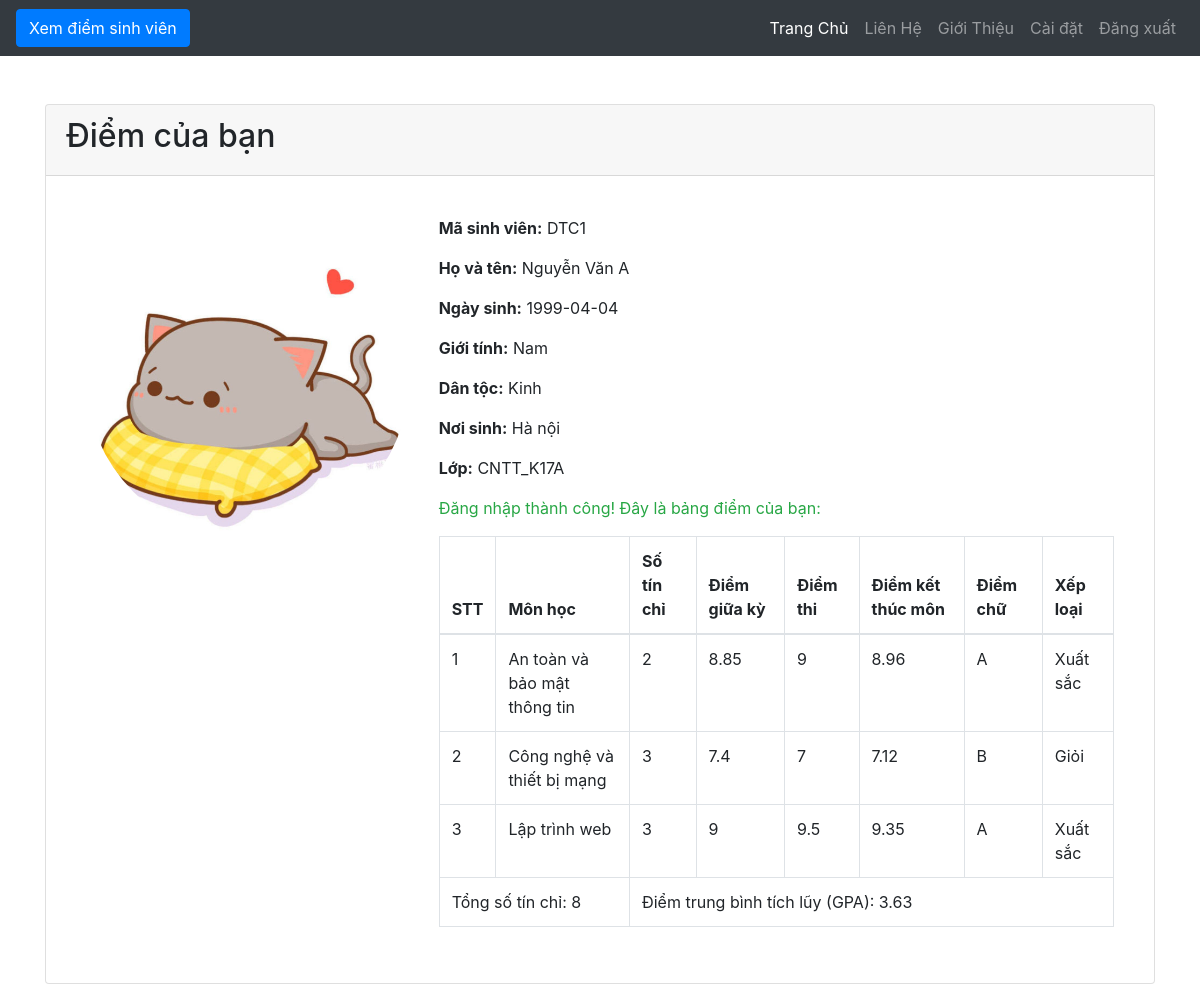
/grades.php (signed in), run on the app's committed database.
### tables this page shows
CREATE TABLE `sinhvien` (
  `ma_sv` varchar(50) NOT NULL,
  `hoten_sv` varchar(255) NOT NULL,
  `ngay_sinh` date NOT NULL,
  `gioi_tinh` varchar(5) NOT NULL,
  `dan_toc` varchar(30) NOT NULL,
  `noi_sinh` varchar(255) NOT NULL,
  `ma_lop` varchar(50) NOT NULL
);

CREATE TABLE `diemhocphan` (
  `ma_sv` varchar(50) NOT NULL,
  `ma_mon` varchar(50) NOT NULL,
  `diem_giua_ky` float NOT NULL,
  `diem_thi_hp` float NOT NULL
);

CREATE TABLE `monhocphan` (
  `ma_mon` varchar(50) NOT NULL,
  `ten_mon` varchar(255) NOT NULL,
  `sotinchi` int(11) NOT NULL,
  `ma_hk` varchar(10) NOT NULL
);

### grades.php (the view, shortened to what this page needs)
<?php
include 'config.php';
$ma_sv = $_SESSION['ma_sv'];
$conn = new mysqli($servername, $username, $password, $dbname);
$sql_sv = "SELECT * FROM sinhvien WHERE ma_sv = '$ma_sv'";
$result_sv = $conn->query($sql_sv);
if ($result_sv->num_rows > 0) {
    $row_sv = $result_sv->fetch_assoc();
    $hoten_sv = $row_sv['hoten_sv'];
    $ngay_sinh_sv = $row_sv['ngay_sinh'];
    $gioi_tinh_sv = $row_sv['gioi_tinh'];
    $dan_toc_sv = $row_sv['dan_toc'];
    $noi_sinh_sv = $row_sv['noi_sinh'];
    $ma_lop_sv = $row_sv['ma_lop'];
}
$result_sv = $conn->query($sql_sv);
if ($result_sv->num_rows > 0) {
    $row_sv = $result_sv->fetch_assoc();
    $hoten_sv = $row_sv['hoten_sv'];
} else {
    $hoten_sv = "Không tìm thấy tên sinh viên";
}
$sql = "SELECT monhocphan.ma_mon, monhocphan.ten_mon, monhocphan.sotinchi, diemhocphan.diem_giua_ky, diemhocphan.diem_thi_hp
        FROM diemhocphan
        JOIN monhocphan ON diemhocphan.ma_mon = monhocphan.ma_mon
        WHERE diemhocphan.ma_sv = '$ma_sv'";
$result = $conn->query($sql);
?>
<!DOCTYPE html>
<html lang="vi">
<head>
    <link href="bootstraps/vendor/fontawesome-free/css/all.min.css" rel="stylesheet" type="text/css">
    <link href="bootstraps/css/sb-admin.css" rel="stylesheet">
</head>
<body id="page-top">
<?php include 'header.php'; ?>
<div class="container mt-5">
    <div class="card">
        <div class="card-header">
            <h2>Điểm của bạn</h2>
        </div>
        <div class="card-body">
            <div class="card-body">
                <div class="row">
                    <div class="col-md-4">
                        <img src="images/avatar.jpg" class="img-fluid rounded-circle" alt="Ảnh đại diện">
                    </div>
                    <div class="col-md-8">
                        <p><strong>Mã sinh viên:</strong> <?php echo $ma_sv; ?></p>
                        <p><strong>Họ và tên:</strong> <?php echo $hoten_sv; ?></p>
                        <p><strong>Ngày sinh:</strong> <?php echo $ngay_sinh_sv; ?></p>
                        <p><strong>Giới tính:</strong> <?php echo $gioi_tinh_sv; ?></p>
                        <p><strong>Dân tộc:</strong> <?php echo $dan_toc_sv; ?></p>
                        <p><strong>Nơi sinh:</strong> <?php echo $noi_sinh_sv; ?></p>
                        <p><strong>Lớp:</strong> <?php echo $ma_lop_sv; ?></p>
                        <p class="text-success">Đăng nhập thành công! Đây là bảng điểm của bạn:</p>
                        <table class="table table-bordered">
                        <thead>
    <tr>
        <th>STT</th>
        <th>Môn học</th>
        <th>Số tín chỉ</th>
        <th>Điểm giữa kỳ</th>
        <th>Điểm thi</th>
        <th>Điểm kết thúc môn</th>
        <th>Điểm chữ</th>
        <th>Xếp loại</th>
    </tr>
</thead>
<tbody>
    <?php
    $tong_tin_chi = 0;
    $tong_diem = 0;
    $stt = 0;
    if ($result->num_rows > 0) {
        while ($row = $result->fetch_assoc()) {
            $stt++;
            $tong_tin_chi += $row["sotinchi"];
            $diem_giua_ky = $row["diem_giua_ky"];
            $diem_thi_hp = $row["diem_thi_hp"];
            $diem_ket_thuc = round(($diem_giua_ky * 0.3 + $diem_thi_hp * 0.7), 2);
            $diem_chu = '';
            if ($diem_ket_thuc >= 8.5) {
                $diem_chu = 'A';
            } elseif ($diem_ket_thuc >= 7) {
                $diem_chu = 'B';
            } elseif ($diem_ket_thuc >= 5.5) {
                $diem_chu = 'C';
            } elseif ($diem_ket_thuc >= 4) {
                $diem_chu = 'D';
            } else {
                $diem_chu = 'F';
            }
            switch ($diem_chu) {
                case 'A':
                    $diem_so = 4.0;
                    break;
                case 'B':
                    $diem_so = 3.0;
                    break;
            }
            $tong_diem += $diem_so * $row["sotinchi"];
            $xep_loai = '';
            switch ($diem_chu) {
                case 'A':
                    $xep_loai = 'Xuất sắc';
                    break;
                case 'B':
                    $xep_loai = 'Giỏi';
                    break;
            }
            echo "<tr><td>" . $stt . "</td><td>" . $row["ten_mon"] . "</td><td>" . $row["sotinchi"] . "</td><td>" . $diem_giua_ky . "</td><td>" . $diem_thi_hp . "</td><td>" . $diem_ket_thuc . "</td><td>" . $diem_chu . "</td><td>" . $xep_loai . "</td></tr>";
        }
    } else {
        echo "<tr><td colspan='8' class='text-center'>Không có điểm</td></tr>";
    }
    if ($tong_tin_chi > 0) {
        $gpa = round($tong_diem / $tong_tin_chi, 2);
    } else {
        $gpa = 0.0;
    }
    ?>
</tbody>
<tfoot>
    <tr>
        <td colspan="2">Tổng số tín chỉ: <?php echo $tong_tin_chi; ?></td>
        <td colspan="6">Điểm trung bình tích lũy (GPA): <?php echo $gpa; ?></td>
    </tr>
</tfoot>
</div>
                </div>
            </div>
        </div>
    </div>
</div>
</body>
</html>

### header.php (shortened to what this page needs)
<nav class="navbar navbar-expand-lg navbar-dark bg-dark">
<a href="grades.php" class="btn btn-primary">Xem điểm sinh viên</a>
  <div class="collapse navbar-collapse" id="navbarNav">
    <ul class="navbar-nav ml-auto">
      <li class="nav-item active">
        <a class="nav-link" href="grades.php">Trang Chủ</a>
      </li>
      <li class="nav-item">
        <a class="nav-link" href="lienhe.php">Liên Hệ</a>
      </li>
      <li class="nav-item">
        <a class="nav-link" href="gioithieu.php">Giới Thiệu</a>
      </li>
    </ul>
  </div>
  <ul class="navbar-nav ml-auto">
        <li class="nav-item">
            <a class="nav-link" href="thaydoi_matkhau.html">Cài đặt</a>
        </li>
        <li class="nav-item">
            <a class="nav-link" href="javascript:void(0);" onclick="confirmLogout()">Đăng xuất</a>
        </li>
    </ul>
</nav>

### data on the page
sinhvien: hoten_sv "Nguyễn Văn A", ngay_sinh "1999-04-04", gioi_tinh "Nam", dan_toc "Kinh", noi_sinh "Hà nội", ma_lop "CNTT_K17A"
diemhocphan: monhocphan.ten_mon "An toàn và bảo mật thông tin", monhocphan.sotinchi "2", diem_giua_ky "8.85", diem_thi_hp "9", diem_ket_thuc "8.96", diem_chu "A", xep_loai "Xuất sắc"
diemhocphan: monhocphan.ten_mon "Công nghệ và thiết bị mạng", monhocphan.sotinchi "3", diem_giua_ky "7.4", diem_thi_hp "7", diem_ket_thuc "7.12", diem_chu "B", xep_loai "Giỏi"
diemhocphan: monhocphan.ten_mon "Lập trình web", monhocphan.sotinchi "3", diem_giua_ky "9", diem_thi_hp "9.5", diem_ket_thuc "9.35", diem_chu "A", xep_loai "Xuất sắc"

### other printed values
$ma_sv "DTC1"
$tong_tin_chi "8"
$gpa "3.63"
